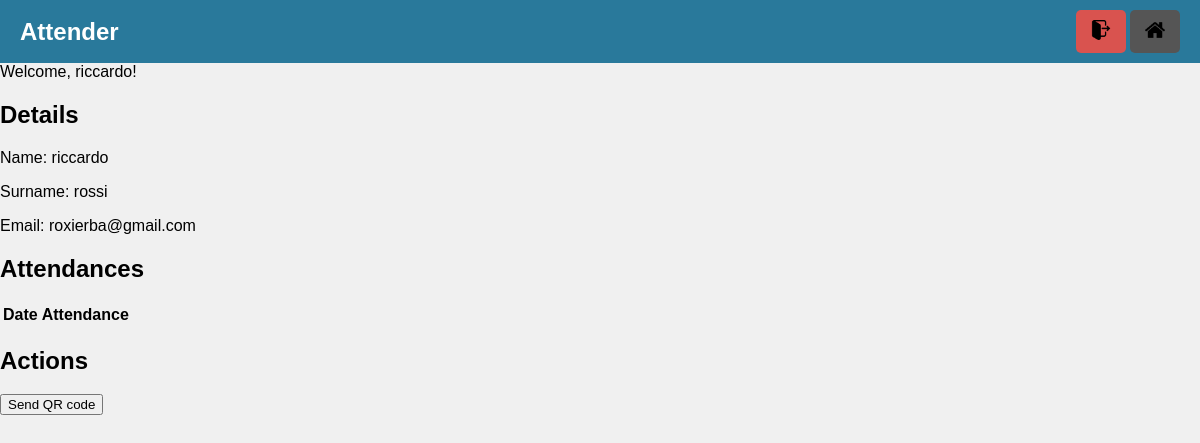
Before: /attenders/1/ (signed in) with the older database file.
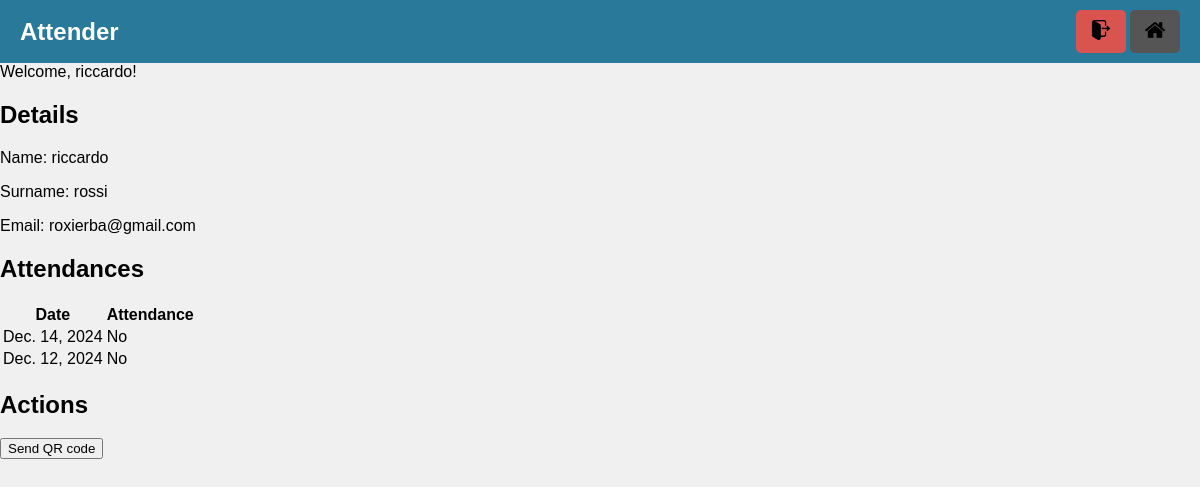
After: the same page with the newer database file.
### checker/models.py (models this page shows)
class Attender(models.Model):
    name = models.CharField(max_length=250)
    surname = models.CharField(max_length=255)
    code = models.CharField(max_length=255, unique=True)
    email = models.EmailField(
        unique=True,
        error_messages={
            'unique': 'This email is already in use.',
            'invalid': 'Enter a valid email address.',
        }
    )
    email_verified = models.BooleanField(default=False)
    def __str__(self):
        return f"{self.name} {self.surname}"

class Event(models.Model):
    name = models.CharField(max_length=255)
    date = models.DateField()
    location = models.CharField(max_length=255, blank=True)
    def __str__(self):
        return f"{self.name} - {self.date.strftime('%d/%m/%Y')}"

### checker/views.py (the view)
# urls.py: path('attenders/<int:pk>/', views.attender_overview, name='attender_overview'),
@login_required
def attender_overview(request, pk):
    attender = Attender.objects.get(pk=pk)
    context = {
        "attender": attender,
        "events" : Event.objects.all(),
        "attendances" : [a.event for a in Attendance.objects.all().filter(user=attender)]
    }
    print(context)
    return render(request, "attender.html", context=context)

### templates/attender.html (shortened to what this page needs)
{% extends 'base.html' %}
{% block header %}
    Attender
{% endblock %}
{% block content %}
    <h2>Details</h2>
    <p>Name: {{ attender.name }}</p>
    <p>Surname: {{ attender.surname }}</p>
    <p>Email: {{ attender.email }}</p>
    <h2>Attendances</h2>
    <table>
        <thead>
            <tr>
                <th>Date</th>
                <th>Attendance</th>
            </tr>
        </thead>
        <tbody>
            {% for event in events %}
                <tr>
                    <td>{{ event.date }}</td>
                    {% if event in attendances %}
                        <td>Yes</td>
                    {% else %}
                        <td>No</td>
                    {% endif %}
                </tr>
            {% endfor %}
        </tbody>
    </table>
    <h2>Actions</h2>
    <button id="send-qr">Send QR code</button>
{% endblock %}

### templates/base.html (shortened to what this page needs)
<!DOCTYPE html>
<html lang="en">
<head>
    {% load static %}
    <link rel="stylesheet" href="{% static 'checker/css/base.css' %}">
</head>
<body>
    <header class="header">
        <div class="navbar-brand">
            {% block header %}Base template{% endblock %}
        </div>
        {% if user.is_authenticated %}
            <div class="navbar-buttons">
                <button id="logout" class="navbar-button logout-button">
                    <img class="navbar-image" src="{% static 'checker/images/logout.png' %}" alt="Logout" class="header-button-image">
                </button>
                <button id="home" class="navbar-button">
                    <img class="navbar-image" src="{% static 'checker/images/home.png' %}" alt="Home" class="header-button-image">
                </button>
            </div>
        {% endif %}
    </header>
    <main>
        {% if user.is_authenticated %}
        <div>Welcome, {{ user.username }}!</div>
        {% endif %}
        {% block content %}{% endblock %}
    </main>
</body>
</html>

### checker/static/checker/css/base.css (style rules this page uses)
.header { justify-content: space-between; align-items: center; background-color: #29799b; color: white; padding: 10px 20px; display: flex; }
.navbar-brand { font-size: 1.5em; font-weight: bold; display: inline; }
.navbar-buttons { display: inline; gap: 15px; background: none; border: none; padding: 0; cursor: pointer; }
.navbar-button { text-decoration: none; color: white; background-color: #555; padding: 10px 15px; border-radius: 5px; transition: background-color 0.3s ease; border: none; }
.logout-button { background-color: #d9534f; }
.navbar-image { width: 20px; height: 20px; }
body { font-family: Arial, sans-serif; margin: 0; padding: 0; background-color: #f0f0f0; }

Changed rows visible on the page:
added Event: date "Dec. 14, 2024"
added Event: date "Dec. 12, 2024"
